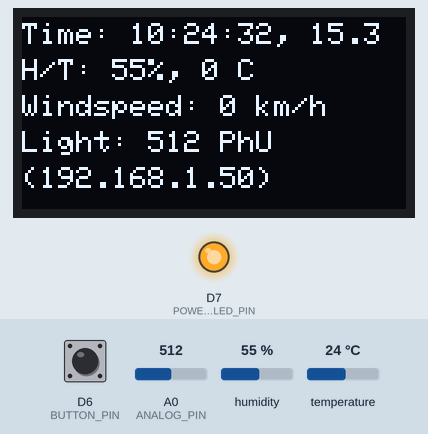
The program below on a simulated ESP8266 (NodeMCU). On the bench: 128×64 one-colour display, output pins drawn as LEDs (lit = HIGH). Inputs (shaded band) come from the test bench; at power-on: D6 (BUTTON_PIN) HIGH, humidity 55 %, A0 (ANALOG_PIN) = 512, temperature 24 °C. WiFi joins after 1.5 s; servers stay silent unless stated; the display library's start-up logo is not drawn; network time is answered at once with the bench clock; the local clock reads 2024-03-15 10:24:30 at power-on unless the program sets it; what the program prints to the serial monitor is not drawn.

Above: at 3.5 s.
3.6 s: D6 (BUTTON_PIN) pulled LOW for 1.35 s
At 4.4 s:
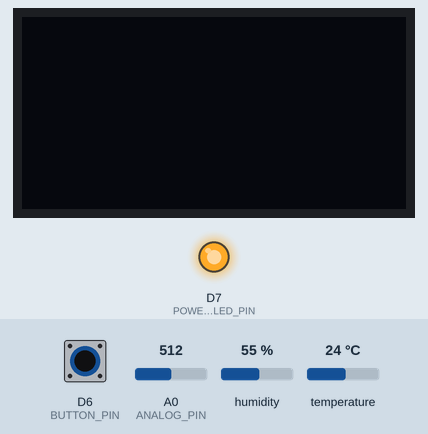
6.4 s: D6 (BUTTON_PIN) pulled LOW for 1.35 s
At 11.1 s:
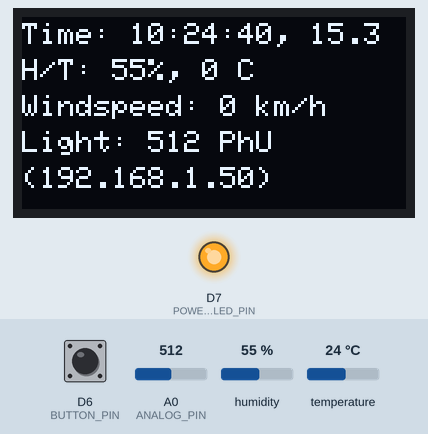
12.0 s: humidity set to 22 %
At 13.1 s:
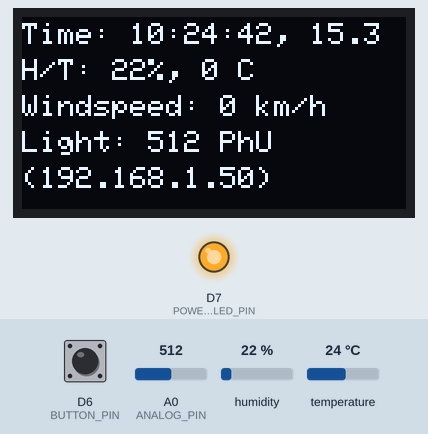
14.9 s: A0 (ANALOG_PIN) set to 716
At 16.1 s:
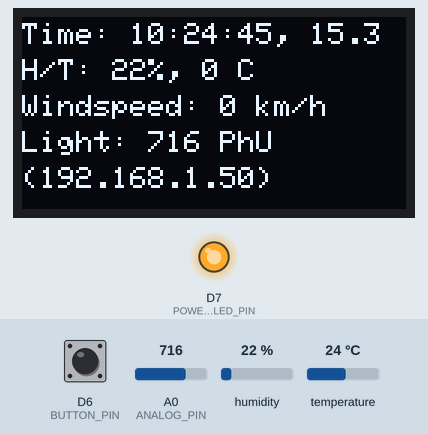
18.0 s: humidity set to 40 %
At 19.1 s:
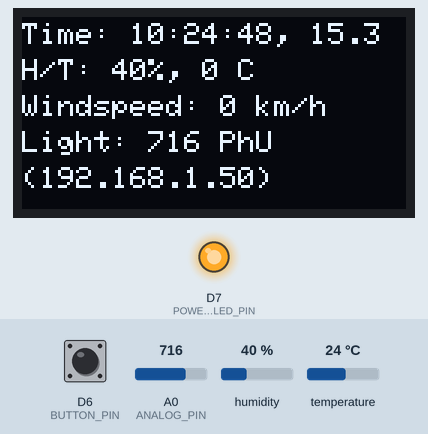
21.2 s: A0 (ANALOG_PIN) set to 900
At 62.5 s:
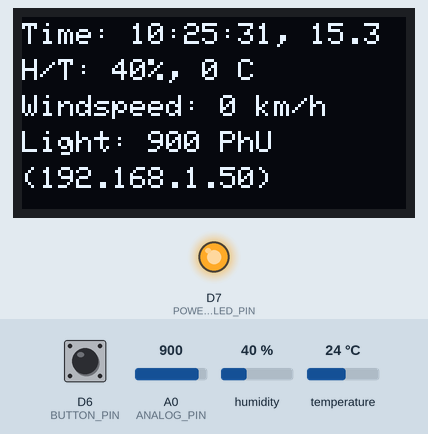
Timing chart, 0 to 63.2 s (numbered marks = the images above; inputs shaded):
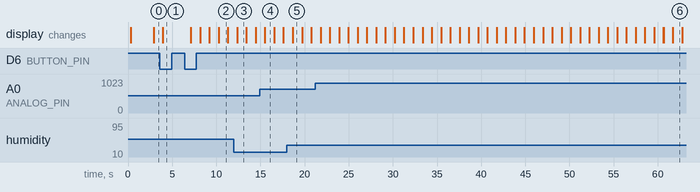

Measured:
- after the input at 3.6 s, the display: changes after 0.36 s (image 1)
- after the input at 6.4 s, the display: first changes after 0.71 s (image 2 shows a later state)
- what the display in image 2 shows lasts 1.0 s, from 10.3 s to 11.3 s

The program:

main.cpp
```cpp
//CPU:
#include <Arduino.h>
//WiFi:
#include <ESP8266WiFi.h>
#include <NTPClient.h>
#include <WiFiUdp.h>
//Devices:
#include <dht11.h>
#include <Wire.h>
#include <SPI.h>
#include <Adafruit_I2CDevice.h>
#include <Adafruit_GFX.h>
#include <Adafruit_SSD1306.h>
//Other:
#include <sstream>


#define POWER_LED_PIN D7
#define DHT11_PIN D4
#define ANALOG_PIN A0
#define BUTTON_PIN D6
#define BUTTON_PIN_NUMBER 12

#define LOCALPORT 2390

#define SSID "Erpix"
#define PASSWORD "Blackforest72"

int millisAtStart, hour, minute, second, day, month, humidity, temp, windspeed, light;
char packetBuffer[255];
volatile boolean btnIsPressed = false;
WiFiUDP udp;
NTPClient timeClient(udp, "de.pool.ntp.org", 7200);
dht11 dhtsens;
Adafruit_SSD1306 display(128, 64, &Wire);

void drawtext(String text, int line, int size) {
  display.setTextSize(size);
  display.setTextColor(WHITE, BLACK);
  display.setCursor(0, line);
  display.print(text);
}

void broadcast(String data) {
  display.clearDisplay();
  IPAddress broadcastIp = WiFi.localIP();
  broadcastIp[3] = 255;
  Serial.print("Broadcasting on: ");
  Serial.println(broadcastIp);
  drawtext("Broadcasting on:", 2, 1);
  display.setCursor(0, 14);
  display.print(broadcastIp);
  if (btnIsPressed) {
    display.clearDisplay();
  }
  display.display();
  char broadcastBuffer[data.length() + 1];
  strcpy(broadcastBuffer, data.c_str());
  udp.beginPacket(broadcastIp, LOCALPORT);
  udp.write(broadcastBuffer);
  udp.endPacket();

  millisAtStart = millis();
}

int getMonth(unsigned long epochTime) {
  time_t rawtime = epochTime;
  struct tm * ti;
  ti = localtime (&rawtime);
  int month = (ti->tm_mon + 1) < 10 ? 0 + (ti->tm_mon + 1) : (ti->tm_mon + 1);

  return month;
}

int getDay(unsigned long epochTime) {
  time_t rawtime = epochTime;
  struct tm * ti;
  ti = localtime (&rawtime);
  int day = (ti->tm_mday) < 10 ? 0 + (ti->tm_mday) : (ti->tm_mday);

  return day;
}

void startWifi(const char* ssid, const char* password) {
  boolean connected = false;
  while (!connected) {
    delay(1); //required in order to prevent the WDT from resetting the chip
    Serial.print("Connecting to ");
    Serial.print(ssid);
    Serial.print("....");
    boolean esc = false;
    while (!esc) {
      int initialmillis = millis();
      WiFi.begin(ssid, password);
      while (WiFi.status() != WL_CONNECTED) {
        delay(1); //required in order to prevent the WDT from resetting the chip
        if (millis() - initialmillis >= 10000) {
          Serial.println("Timeout");
          esc = true;
        }
      }
      esc = true;
    }
    if (WiFi.status() == WL_CONNECTED) {
      connected = true;
    }
  }
}

void changeBtnState() {
  if (btnIsPressed) {
    btnIsPressed = false;
  } else {
    btnIsPressed = true;
  }
}

void setup() {
  Serial.begin(115200);
  Wire.begin();
  display.begin(SSD1306_SWITCHCAPVCC, 0x3C);

  pinMode(POWER_LED_PIN, OUTPUT);
  pinMode(DHT11_PIN, INPUT);
  pinMode(ANALOG_PIN, INPUT);
  pinMode(BUTTON_PIN, INPUT);

  delay(250);

  Serial.println();
  Serial.println("Startup complete.");
  Serial.println("~~~~~~~~~~~~~~~~~");
  digitalWrite(POWER_LED_PIN, HIGH);
  display.display();
  display.clearDisplay();
  drawtext("Starting...", 2, 1);
  display.display();

  attachInterrupt(digitalPinToInterrupt(BUTTON_PIN_NUMBER), changeBtnState, FALLING);

  millisAtStart = millis();
  startWifi(SSID, PASSWORD);
  udp.begin(LOCALPORT);
  timeClient.begin();
  Serial.println("Done");
}

void loop() {
  delay(1000);
  display.clearDisplay();
  {
    std::string stringbuffer;
    std::stringstream streambuffer;
    if (!timeClient.update()) {
      Serial.println("failed");
    }
    hour = timeClient.getHours();
    minute = timeClient.getMinutes();
    second = timeClient.getSeconds();
    day = getDay(timeClient.getEpochTime());
    month = getMonth(timeClient.getEpochTime());
    streambuffer << "Time: " << hour << ":" << minute << ":" << second << ", " << day << "." << month;
    stringbuffer = streambuffer.str();
    Serial.println(stringbuffer.c_str());
    drawtext(stringbuffer.c_str(), 2, 1);
  }

  {
    std::string stringbuffer;
    std::stringstream streambuffer;
    dhtsens.read(DHT11_PIN);
    humidity = dhtsens.humidity;
    streambuffer << "H/T: " << humidity << "%, " << temp << " C";
    stringbuffer = streambuffer.str();
    Serial.println(stringbuffer.c_str());
    drawtext(stringbuffer.c_str(), 14, 1);
  }

  {
    std::string stringbuffer;
    std::stringstream streambuffer;
    //windspeed = analogRead(analog);
    streambuffer << "Windspeed: " << windspeed << " km/h";
    stringbuffer = streambuffer.str();
    Serial.println(stringbuffer.c_str());
    drawtext(stringbuffer.c_str(), 26, 1);
  }

  {
    std::string stringbuffer;
    std::stringstream streambuffer;
    light = analogRead(ANALOG_PIN);
    streambuffer << "Light: " << light << " PhU";
    stringbuffer = streambuffer.str();
    Serial.println(stringbuffer.c_str());
    drawtext(stringbuffer.c_str(), 38, 1);
  }

  if (WiFi.status() != WL_CONNECTED) {
    drawtext("Connecting...", 50, 1);
    startWifi(SSID, PASSWORD);
    timeClient.begin();
    udp.begin(LOCALPORT);
  } else {
    std::string stringbuffer;
    std::stringstream streambuffer;
    streambuffer << "(" << WiFi.localIP().toString().c_str() << ")";
    stringbuffer = streambuffer.str();
    Serial.println(stringbuffer.c_str());
    drawtext(stringbuffer.c_str(), 50, 1);
  }
  if (btnIsPressed) {
    display.clearDisplay();
  }
  display.display();
  Serial.println();
  if (millis() - millisAtStart >= 60000) {
    std::string stringbuffer;
    std::stringstream streambuffer;
    streambuffer << second << minute << hour << day << month << humidity << temp << windspeed << light;
    stringbuffer = streambuffer.str();
    String values = stringbuffer.c_str();
    broadcast(values);
  }
}
```
